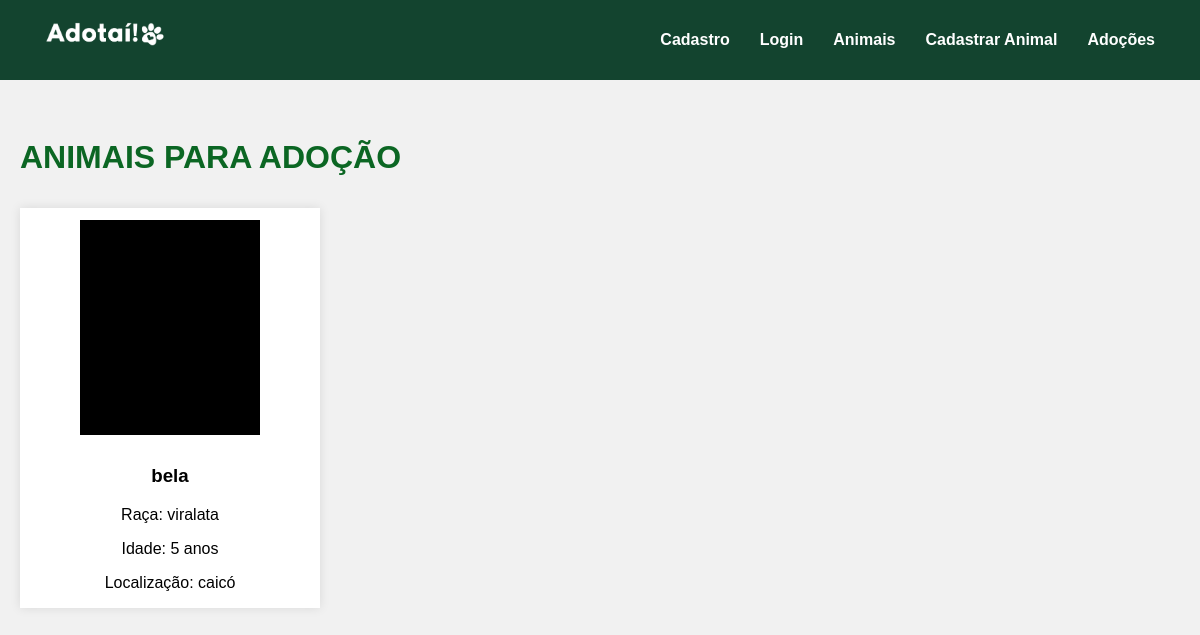
Before: / with the older database file.
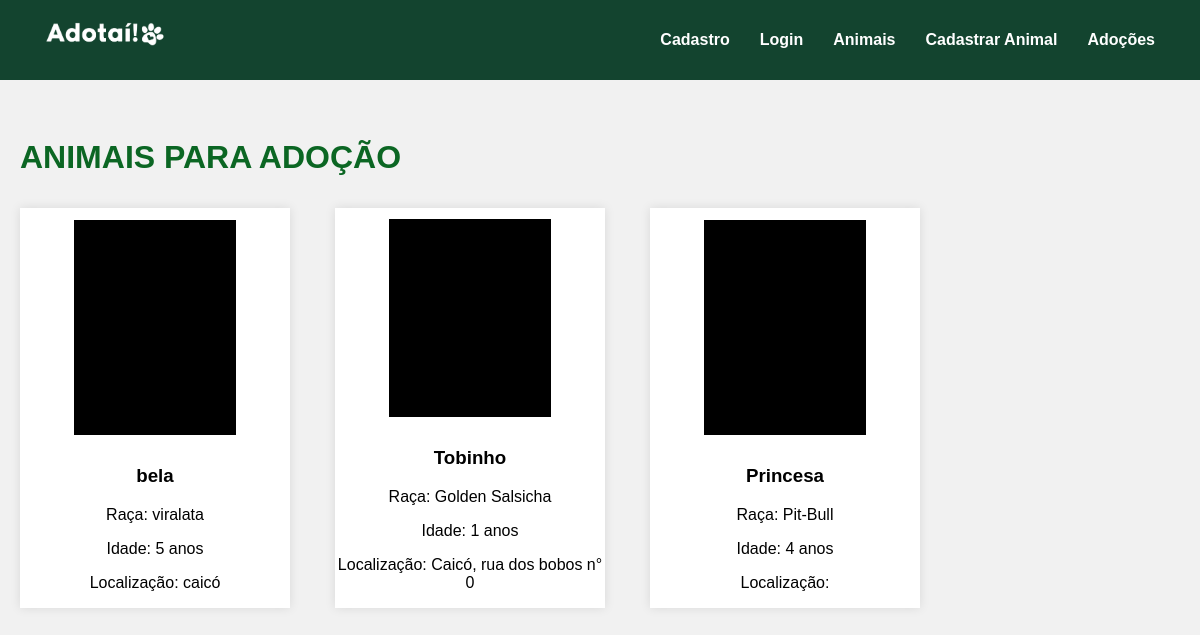
After: the same page with the newer database file.
### models/animal.py (models this page shows)
class Animal(Base):
    __tablename__ = "animais"
    id: Mapped[int] = mapped_column(Integer, primary_key=True)
    nome: Mapped[str] = mapped_column(String(40), nullable=False)
    raca: Mapped[str] = mapped_column(String(40), nullable=False)
    idade: Mapped[int] = mapped_column(Integer, nullable=False)
    sexo: Mapped[str] = mapped_column(String(40), nullable=False)
    porte: Mapped[str] = mapped_column(String(40), nullable=False)
    vacinado: Mapped[bool] = mapped_column(Boolean, nullable=False)
    vacinas_tomadas: Mapped[str] = mapped_column(String(320), nullable=False)
    sobre: Mapped[str] = mapped_column(String(320), nullable=False)
    foto: Mapped[str] = mapped_column(String(700), nullable=False)
    localizacao: Mapped[str] = mapped_column(String(100), nullable=False)
    nome_protetor: Mapped[str] = mapped_column(String(320), nullable=False)
    telefone_contato: Mapped[str] = mapped_column(String(15), nullable=False)
    email_contato: Mapped[str] = mapped_column(String(100), unique=True, nullable=False)
    def __repr__(self):
        return f"<Animal {self.nome}>"

### app.py (the view)
@app.route('/')
def index():
    with Sessao_base() as sessao:
        animais = sessao.query(Animal).all()
        print(animais)
    return render_template('index.html', animais=animais)

### templates/index.html (shortened to what this page needs)
{% extends 'base.html'%}
{% block extra_css %}<link rel="stylesheet" href="{{ url_for('static', filename='index.css') }}">{% endblock %}
{% block conteudo %}
<div class="img">
    </div>
<div class="container">
    <h1 class="titulo1">ANIMAIS PARA ADOÇÃO</h1>
    <div class="animais">
       {% for animal in animais %}
            <div class="animal-card">
                <div class="foto-animal">
                    <div class="imagem-animal">
                    </div>
                </div>
                <div class="info-animal">
                <h3>{{ animal.nome }}</h3>
                <p>Raça: {{ animal.raca }}</p>
                <p>Idade: {{ animal.idade }} anos</p>
                <p>Localização: {{ animal.localizacao }}</p>
                </div>
            </div>
        {% endfor %}
    </div>
</div>
{% endblock %}

### templates/base.html (shortened to what this page needs)
<!DOCTYPE html>
<html lang="en">
<head>
    <link rel="stylesheet" href="{{ url_for('static', filename='style.css') }}?v=2">
    <link rel="stylesheet" href="{{ url_for('static', filename='menu.css') }}">
    {% block extra_css %}{% endblock %}
<body>
    {% include 'componentes/menu.html' %}
    {% block conteudo %}
    {% endblock %}
</body>
</html>

### templates/componentes/menu.html (shortened to what this page needs)
<nav class="menu">
    <div class="logo">
        <a href="/"><img src="{{ url_for('static', filename='img/logo.png') }}" alt="Logo"></a>
    </div>
    <div class="links">
        <a href="/auth/cadastro">Cadastro</a>
        <a href="/auth/login">Login</a>
        <a href="/animais">Animais</a>
        <a href="/animais/cadastrar_animal">Cadastrar Animal</a>
        <a href="{{ url_for('adocao.animais_adocoes_usuario') }}">Adoções</a>
    </div>
</nav>

### static/style.css (style rules this page uses)
h1, h2, h3, p, a { font-family:'Gill Sans', 'Gill Sans MT', Calibri, 'Trebuchet MS', sans-serif; }
body { background-color: #f1f1f1; margin: 0; }
.logo img { width: 120px; height: auto; }
.menu a, .menu span { white-space: nowrap; color: red; }
.logo { display: flex; justify-content: space-between; width: 100%; }
.container { display: flex; align-items: flex-start; justify-content: center; justify-content: space-evenly; gap: 10px; max-height: 95%; align-items: flex-start; max-width: 100%; margin: 0 auto; }

### static/menu.css (style rules this page uses)
.menu { height: 10vh; min-height: 60px; width: 100%; background: #13442f; display: flex; align-items: center; justify-content: space-between; padding: 0 30px; box-sizing: border-box; }
.menu a { color: white; text-decoration: none; margin: 0 15px; font-weight: bold; }
.menu .logo img { width: 120px; }
.menu .links { display: flex; align-items: center; }
.container { height: 90vh; overflow-y: auto; padding: 20px; box-sizing: border-box; width: 100%; }

### static/index.css (style rules this page uses)
body { background-color: #f1f1f1; margin: 0; }
.logo img { width: 120px; height: auto; }
.logo { display: flex; justify-content: space-between; width: 100%; }
.container { display: flex; flex-direction: column; justify-content: flex-start; }
.animal-card { display: flex; background-color: white; box-shadow: 0 0 10px rgba(0,0,0,0.1); width: 300px; height: 400px; flex-direction: column; }
.info-animal { max-height: auto; text-align: center; }
.imagem-animal { display: flex; background-color: black; height: 90%; width: 60%; justify-self: center; align-self: center; }
.foto-animal { display: flex; height: 60%; align-content: center; justify-content: center; }
.titulo1 { color:#0B6623; }
.animais { display: flex; flex-direction: row; gap: 5%; }

Changed rows visible on the page:
added Animal: nome "Tobinho", raca "Golden Salsicha", idade "1", localizacao "Caicó, rua dos bobos n° 0"
added Animal: nome "Princesa", raca "Pit-Bull", idade "4"
